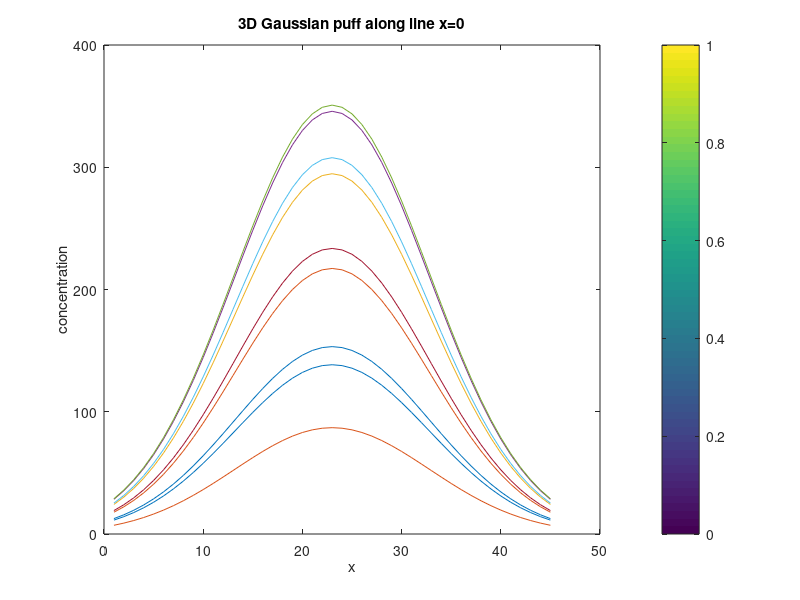
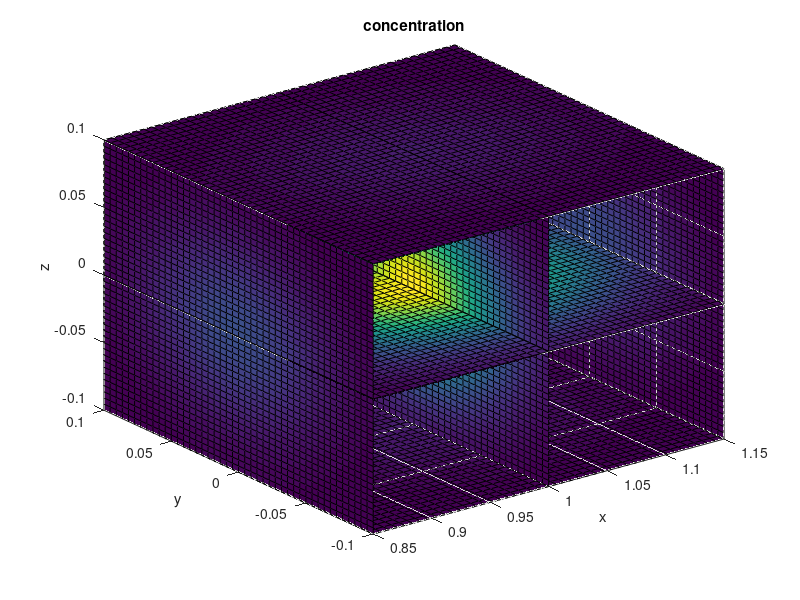

Reproduce these figures in MATLAB, in order.
function GaussianPuff
% Gaussian puff model 
%    using MATLAB analytical solutions                   
%
%   $Ekkehard Holzbecher  $Date: 2006/08/21 $
%-----------------------------------------------------------------------
d = 3;                      % dimensionality
Dx = 0.004; Dy = 0.001; Dz = 0.001;  % diffusivities
v = 1;                      % velocity
M = 1;                      % mass
xmin = 0.85; xmax = 1.15;   % x-axis interval
ymin = -0.1; ymax = 0.1;    % y-axis interval (used only for d>1)
zmin = -0.1; zmax = 0.1;    % z-axis interval (used only for d>2)
t = [1:4:20];               % time
gplot = 1;                  % plot option (=1 yes; =0 no)
gcont = 2;                  % contour plot option (=2 filled; =1 yes; =0 none) 
gsurf = 0;                  % surface plot option (=1 yes; =0 no) 
                            %       (only for d<3)
%-------------------------------execution------------------------------
switch d
    case 1
        x = linspace (xmin,xmax,100);
        c = [];
        for i = 1:size(t,2)
            xx = x - v*t(i);
            c = [c; (M/sqrt(4*pi*Dx*t(i)))*ones(1,size(x)).*...
                exp(-(xx.*xx)/(4*Dx*t(i)))];
        end
    case 2
        if size(t,2) > 1 t = t(1); display('first time level is considered only');
        end
        [x,y] = meshgrid (linspace(xmin,xmax,100),linspace(ymin,ymax,100));
        xx = x - v*t;
        c = (M/4/pi/t/sqrt(Dx*Dy))*ones(100).*exp(-0.25*(xx.*xx/Dx + y.*y/Dy)/t);
    case 3
        if size(t,2) > 1 t = t(1); display('first time level is considered only');
        end
        [x,y,z] = meshgrid (linspace(xmin,xmax,45),...
            linspace(ymin,ymax,45),linspace(zmin,zmax,45));
        xx = x -v*t;
        c = (M/(sqrt(4*pi*t)^3)/sqrt(Dx*Dy*Dz))*ones(45,45,45)...
            .*exp(-0.25*(xx.*xx/Dx + y.*y/Dy + z.*z/Dz)/t);
end

%---------------------------------output-------------------------------
if gplot
    switch d
        case 1
            plot (c'); hold on; xlabel ('space');
            ylabel ('concentration'); title ('1D Gaussian puff');
        case 2
            for i = 10:10:100
                plot (c(:,i)); hold on;
            end
            xlabel ('x'); ylabel ('concentration'); 
            title ('2D Gaussian puff along slices y=const)');  
        case 3
            for i = 5:5:45
                plot (c(:,i,23)); hold on;
            end
            xlabel ('x'); ylabel ('concentration'); 
            title ('3D Gaussian puff along line x=0');
    end
    colorbar
end

switch gcont
    case 1               % contours
        figure;
        switch d
            case 1
                contour (x,t,c,30);    
                grid on; xlabel ('space'); ylabel ('time');
            case 2
                contour (x,y,c,30);  
                xlabel ('x'); ylabel ('y'); 
            case 3
        end
        title ('concentration'); 
    case 2               % filled contours
        figure;
        switch d
            case 1
                contourf(x,t,c,30);   
                colorbar; xlabel ('space'); ylabel ('time');
            case 2
                contourf (x,y,c,30); 
                colorbar; xlabel ('x'); ylabel ('y'); 
            case 3
                xslice = [xmin 0.5*(xmin+xmax) xmax];
                yslice = [ymax];
                zslice = [zmin 0.5*(zmin+zmax) zmax];
                slice (x,y,z,c,xslice,yslice,zslice); 
                xlabel ('x'); ylabel ('y'); zlabel ('z');
        end
        title ('concentration'); 
end    
if gsurf
    figure; 
    switch d
            case 1
                surf(x,t,c);   
                colorbar; xlabel ('space'); ylabel ('time');
            case 2
                surf (x,y,c); 
                colorbar; xlabel ('x'); ylabel ('y'); 
            case 3
    end
    title ('concentration');
end
